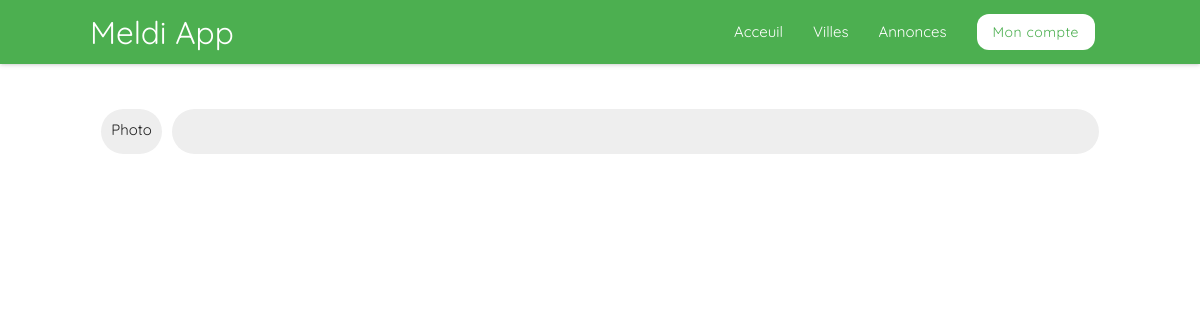
The page /villes on the database as committed earlier.
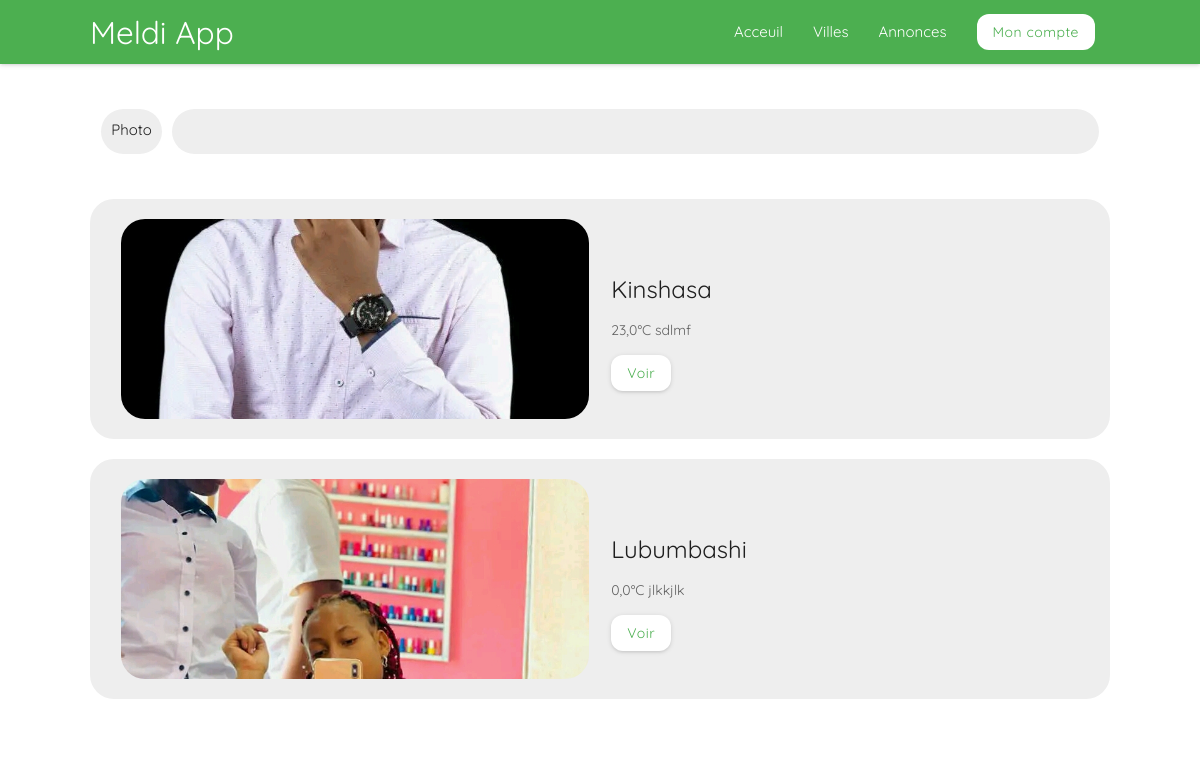
The same page on the database as committed later.
### main/models.py (models this page shows, shortened)
class Moment(models.Model):
    user = models.ForeignKey(User, on_delete=models.SET_NULL, null=True)
    city = models.ForeignKey(City, on_delete=models.SET_NULL, null=True)
    datetime = models.DateTimeField()
    date_actu = models.DateField(null=True, blank=True)
    temperature = models.FloatField(default=0.0)
    cloud_description = models.TextField(default='')
    create_date = models.DateTimeField(auto_now_add=True)

class City(models.Model):
    user = models.ForeignKey(User, on_delete=models.SET_NULL, null=True)
    name = models.CharField(max_length=100)
    img = models.ImageField(upload_to='media/cities', null=True)
    lat = models.FloatField(default=0.0)
    log = models.FloatField(default=0.0)
    surface = models.FloatField(default=0.0)
    create_date = models.DateTimeField(auto_now_add=True)
    def __str__(self):
        return self.name

### main/views.py (the view)
# urls.py: path('villes', cities, name='cities'),
def cities(request):
    actu = datetime.today()
    moments = Moment.objects.filter(date_actu=actu).order_by('city__name')
    return render(request, 'main/cities.html', locals())

### main/templates/main/cities.html
{% extends 'base.html' %} {% block main %}
<div class="container">
    <br>
    <br>
    <div class="row">
        <div class="col s12">
            <div class="flex">
                <div class=" grey lighten-3 bdr pd10 mr10">Photo</div>
                <div class=" grey lighten-3 bdr pdl20 flex-1">
                    <form action="" method="post">
                        <input type="text">
                    </form>
                </div>
            </div>
            <br>
            <br>
            <div>
                <div class="row">
                    {% for moment in moments %}
                    <div class="col s12">
                        <div class="row grey lighten-3 bdr pd20 flex items-center ">
                            <div class="col s12 m6 " style="height: 200px;">
                                <a href="{% url 'city_detail' moment.city %}">
                                    <img class="img-full-size bdr" src="{{moment.city.img.url}}">
                                </a>
                            </div>
                            <div class="col s12 m6 full-h" style="height: 100%;">
                                <div class=" flex flex-column space-between full-h ">
                                    <div class="">
                                        <h3 class="font24">{{moment.city}}</h3>
                                        <p>{{moment.temperature}}°C {{moment.cloud_description}}</p>
                                    </div>
                                    <div class="card-action">
                                        <a class="btn green-text white" href="{% url 'city_detail' moment.city %}">Voir</a>
                                    </div>
                                </div>
                            </div>
                        </div>
                    </div>
                    {% endfor %}
                </div>
            </div>
        </div>
    </div>
</div> {% endblock %}

Rows that differ between the two databases and show on the page:
added Moment: city.img (picture), city "Kinshasa", temperature "23,0", cloud_description "sdlmf"
added Moment: city.img (picture), city "Lubumbashi", temperature "0,0", cloud_description "jlkkjlk"
